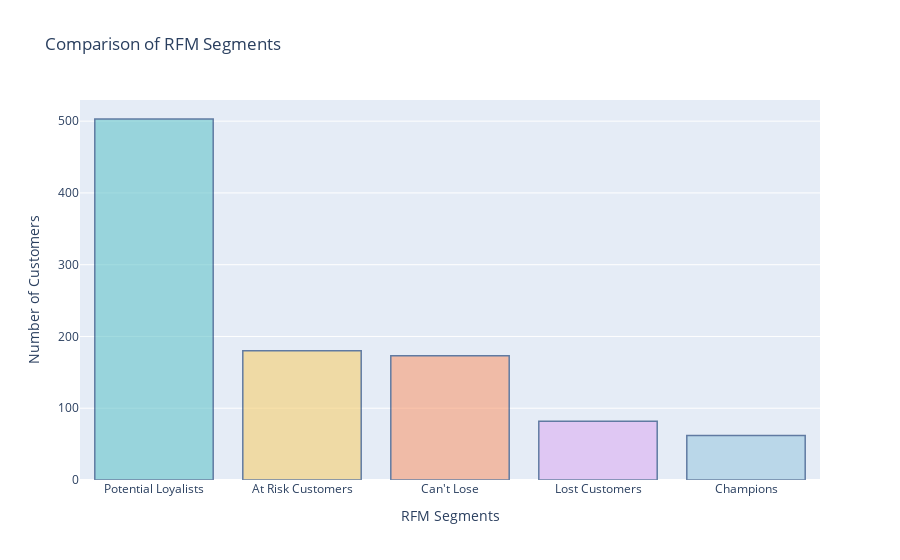

This figure's notebook cell:
### Code cell
import plotly.colors

pastel_colors = plotly.colors.qualitative.Pastel

segment_counts = data['RFM Customer Segments'].value_counts()

# Create a bar chart to compare segment counts
fig = go.Figure(data=[go.Bar(x=segment_counts.index, y=segment_counts.values,
                            marker=dict(color=pastel_colors))])

# Set the color of the Champions segment as a different color
champions_color = 'rgb(158, 202, 225)'
fig.update_traces(marker_color=[champions_color if segment == 'Champions' else pastel_colors[i]
                                for i, segment in enumerate(segment_counts.index)],
                  marker_line_color='rgb(8, 48, 107)',
                  marker_line_width=1.5, opacity=0.6)

# Update the layout
fig.update_layout(title='Comparison of RFM Segments',
                  xaxis_title='RFM Segments',
                  yaxis_title='Number of Customers',
                  showlegend=False)

fig.show()

### Figure 1 — Plotly figure (JSON) as saved in the notebook; plotly's stock layout.template omitted (floating-point values rounded to 4 significant figures)
{"data": [{"marker": {"color": ["rgb(102, 197, 204)", "rgb(246, 207, 113)", "rgb(248, 156, 116)", "rgb(220, 176, 242)", "rgb(158, 202, 225)"], "line": {"color": "rgb(8, 48, 107)", "width": 1.5}}, "opacity": 0.6, "type": "bar", "x": ["Potential Loyalists", "At Risk Customers", "Can't Lose", "Lost Customers", "Champions"], "y": [503, 180, 173, 82, 62]}], "layout": {"showlegend": false, "title": {"text": "Comparison of RFM Segments"}, "xaxis": {"title": {"text": "RFM Segments"}}, "yaxis": {"title": {"text": "Number of Customers"}}}}
